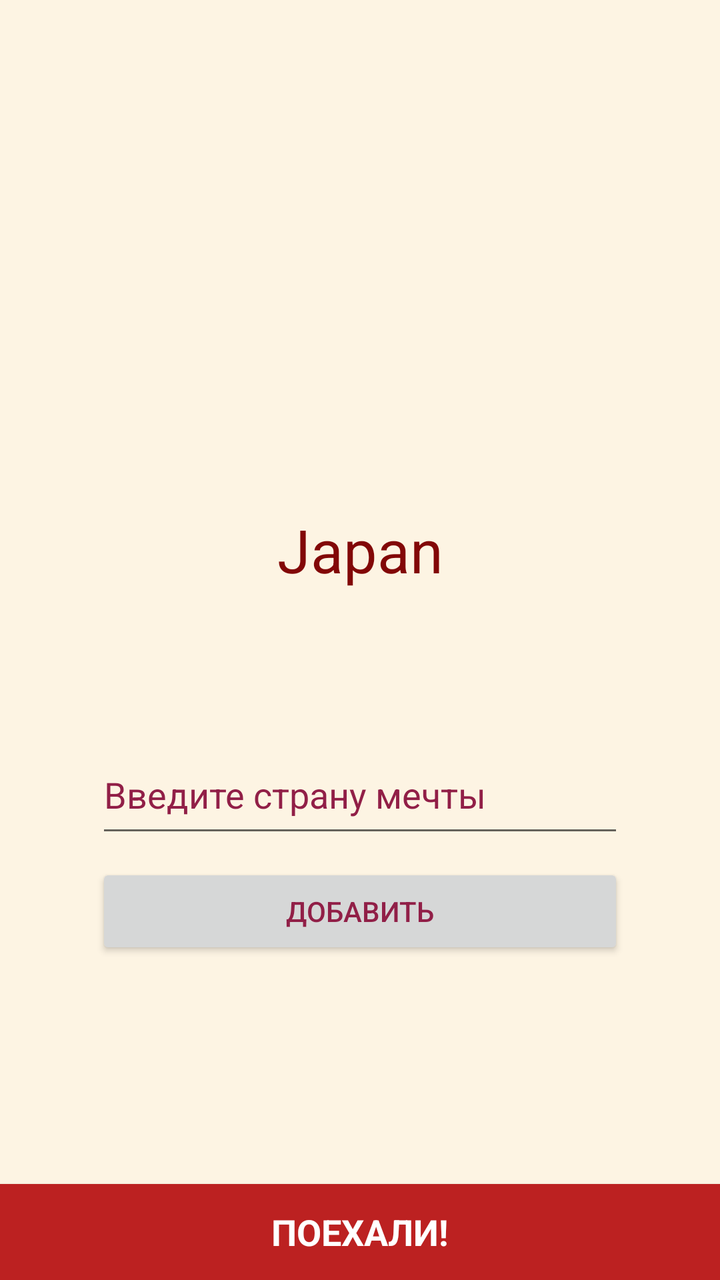
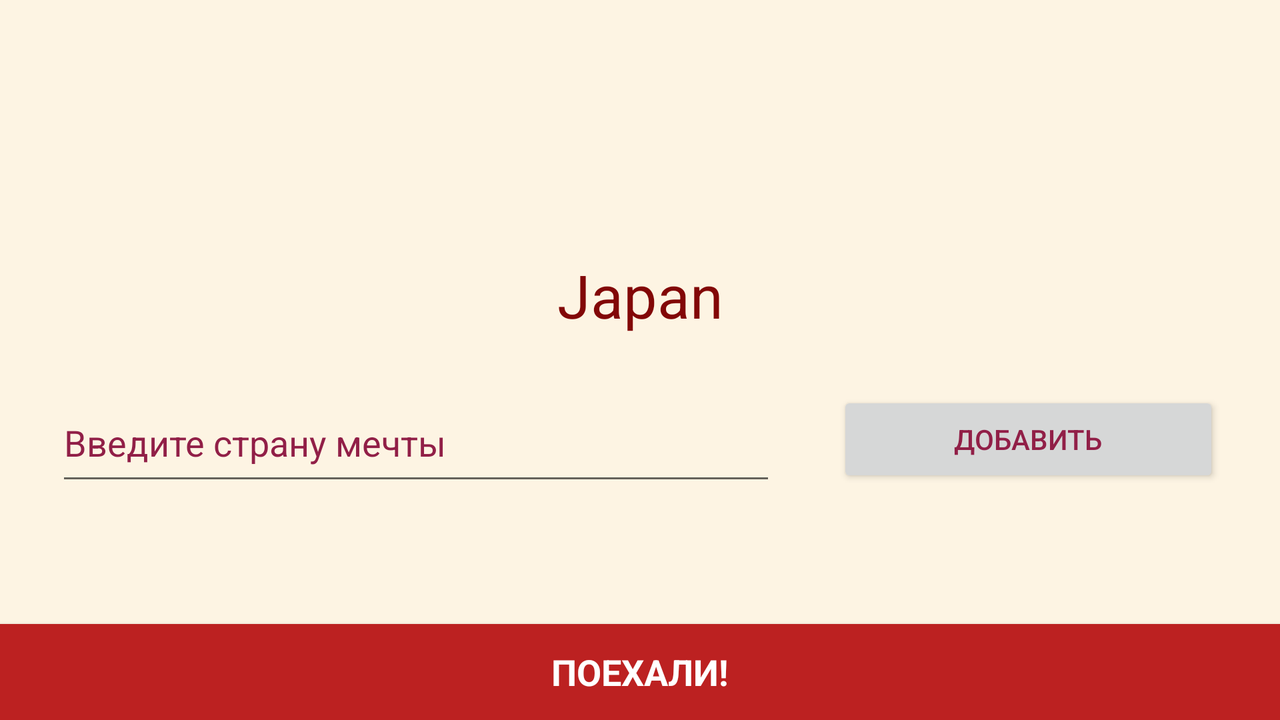

Compare how this app lays out the same screen by default and in its alternative resource folder. The renders come first, then the two layout files and the values they reference.
<!-- AndroidManifest.xml: application theme AppTheme -->
<!-- res/layout/activity_main.xml -->
<?xml version="1.0" encoding="utf-8"?>
<android.support.constraint.ConstraintLayout
    xmlns:android="http://schemas.android.com/apk/res/android"
    xmlns:app="http://schemas.android.com/apk/res-auto"
    xmlns:tools="http://schemas.android.com/tools"
    android:layout_width="match_parent"
    android:layout_height="match_parent"
    android:background="@color/peach"
    tools:context=".main.MainActivity">

    <ImageView
        android:id="@+id/noFoneAirImg"
        android:layout_width="162dp"
        android:layout_height="150dp"
        app:layout_constraintBottom_toBottomOf="parent"
        app:layout_constraintEnd_toEndOf="parent"
        app:layout_constraintStart_toStartOf="parent"
        app:layout_constraintTop_toTopOf="parent"
        app:layout_constraintVertical_bias="0.15"
        app:srcCompat="@drawable/ic_airplane" />

    <EditText
        android:id="@+id/enterCountryEdt"
        android:layout_width="match_parent"
        android:layout_height="56dp"
        android:layout_marginEnd="48dp"
        android:layout_marginStart="48dp"
        android:hint="Введите страну мечты"
        android:singleLine="true"
        android:textColor="@color/darkRed"
        android:imeOptions="actionDone"
        android:textColorHint="@color/darkRed"
        app:layout_constraintBottom_toBottomOf="parent"
        app:layout_constraintEnd_toEndOf="parent"
        app:layout_constraintStart_toStartOf="parent"
        app:layout_constraintTop_toBottomOf="@+id/noFoneAirImg"
        app:layout_constraintVertical_bias="0.4" />

    <Button
        android:id="@+id/addBtn"
        android:layout_width="0dp"
        android:layout_height="wrap_content"
        android:layout_marginEnd="48dp"
        android:layout_marginStart="48dp"
        android:layout_marginTop="8dp"
        android:text="Добавить"
        android:hint="Добавить в список стран"
        android:textColor="@color/darkRed"
        app:layout_constraintEnd_toEndOf="parent"
        app:layout_constraintStart_toStartOf="parent"
        app:layout_constraintTop_toBottomOf="@+id/enterCountryEdt" />

    <Button
        android:id="@+id/startBtn"
        style="@style/backgroundDarkerRed"
        android:layout_width="0dp"
        android:layout_height="wrap_content"
        android:text="Поехали!"
        android:textColor="@color/white"
        android:textSize="18sp"
        android:textStyle="bold"
        app:layout_constraintBottom_toBottomOf="parent"
        app:layout_constraintEnd_toEndOf="parent"
        app:layout_constraintStart_toStartOf="parent" />

    <TextView
        android:id="@+id/randomCountryTv"
        android:layout_width="wrap_content"
        android:layout_height="wrap_content"
        tools:text="Japan"
        android:textColor="@color/countryCol"
        android:textSize="30sp"
        app:layout_constraintBottom_toTopOf="@+id/enterCountryEdt"
        app:layout_constraintEnd_toEndOf="parent"
        app:layout_constraintStart_toStartOf="parent"
        app:layout_constraintTop_toBottomOf="@+id/noFoneAirImg"
        app:layout_constraintVertical_bias="0.3" />

    <TextView
        android:id="@+id/errorMoreTv"
        android:layout_width="0dp"
        android:layout_height="wrap_content"
        android:layout_marginEnd="8dp"
        android:layout_marginStart="8dp"
        android:text="Введите, пожалуйста, страну с меньшим количеством символов"
        android:textAllCaps="true"
        android:textColor="@color/red"
        android:visibility="invisible"
        app:layout_constraintBottom_toTopOf="@+id/enterCountryEdt"
        app:layout_constraintEnd_toEndOf="parent"
        app:layout_constraintStart_toStartOf="parent"
        app:layout_constraintTop_toBottomOf="@+id/randomCountryTv"
        app:layout_constraintVertical_bias="0.7" />

    <TextView
        android:id="@+id/errorNotEnoughTv"
        android:layout_width="match_parent"
        android:layout_height="wrap_content"
        android:layout_marginEnd="8dp"
        android:layout_marginStart="8dp"
        android:text="Сработала блокировка пустых строк, введите страну"
        android:textColor="@color/red"
        app:layout_constraintBottom_toTopOf="@+id/enterCountryEdt"
        app:layout_constraintEnd_toEndOf="parent"
        android:visibility="invisible"
        app:layout_constraintStart_toStartOf="parent"
        app:layout_constraintTop_toBottomOf="@+id/randomCountryTv"
        app:layout_constraintVertical_bias="0.7" />

    <TextView
        android:id="@+id/addedTv"
        android:layout_width="wrap_content"
        android:layout_height="wrap_content"
        android:layout_marginEnd="8dp"
        android:layout_marginStart="8dp"
        android:text="Страна успешно добавлена!"
        android:textColor="@color/red"
        app:layout_constraintBottom_toTopOf="@+id/enterCountryEdt"
        app:layout_constraintEnd_toEndOf="parent"
        android:visibility="invisible"
        app:layout_constraintStart_toStartOf="parent"
        app:layout_constraintTop_toBottomOf="@+id/randomCountryTv"
        app:layout_constraintVertical_bias="0.7" />

    <ImageView
        android:layout_width="40dp"
        android:layout_height="40dp"
        android:id="@+id/settingsImgV"
        app:layout_constraintEnd_toEndOf="parent"
        app:layout_constraintTop_toTopOf="parent"
        app:srcCompat="@drawable/settings"
        />

    <ImageButton
        android:layout_width="40dp"
        android:layout_height="40dp"
        android:id="@+id/settingsImgBtn"
        app:layout_constraintEnd_toEndOf="parent"
        app:layout_constraintTop_toTopOf="parent"
        android:background="@null"
        />

</android.support.constraint.ConstraintLayout>
<!-- resources referenced by this layout -->
<resources>
  <color name="countryCol">#820707</color>
  <color name="darkRed">#911f47</color>
  <color name="peach">#FDF4E3</color>
  <color name="red">#ff0000</color>
  <color name="white">#ffffff</color>
  <style name="backgroundDarkerRed" parent="TextAppearance.AppCompat">
          <item name="android:background">#bc2121</item>
      </style>
  <style name="AppTheme" parent="Theme.AppCompat.Light.DarkActionBar">
          
          <item name="colorPrimary">@color/colorPrimary</item>
          <item name="colorPrimaryDark">@color/colorPrimaryDark</item>
          <item name="colorAccent">@color/colorAccent</item>
      </style>
  <color name="colorPrimary">#bc2121</color>
  <color name="colorPrimaryDark">#a81a1a</color>
  <color name="colorAccent">#FF4081</color>
</resources>
<!-- res/layout-land/activity_main.xml (the repository's variant of the layout above) -->
<!-- drawn on the phone turned sideways -->
<?xml version="1.0" encoding="utf-8"?>
<android.support.constraint.ConstraintLayout
    xmlns:android="http://schemas.android.com/apk/res/android"
    xmlns:app="http://schemas.android.com/apk/res-auto"
    android:layout_width="match_parent"
    android:layout_height="match_parent"
    xmlns:tools="http://schemas.android.com/tools"
    android:background="@color/peach">

    <ImageView
        android:id="@+id/noFoneAirImg"
        android:layout_width="90dp"
        android:layout_height="90dp"
        app:layout_constraintBottom_toBottomOf="parent"
        app:layout_constraintEnd_toEndOf="parent"
        app:layout_constraintStart_toStartOf="parent"
        app:layout_constraintTop_toTopOf="parent"
        app:layout_constraintVertical_bias="0.100000024"
        app:srcCompat="@drawable/ic_airplane" />

    <TextView
        android:id="@+id/randomCountryTv"
        android:layout_width="wrap_content"
        android:layout_height="wrap_content"
        tools:text="Japan"
        android:textColor="@color/countryCol"
        android:textSize="30sp"
        app:layout_constraintBottom_toTopOf="@+id/enterCountryEdt"
        app:layout_constraintEnd_toEndOf="parent"
        app:layout_constraintStart_toStartOf="parent"
        app:layout_constraintTop_toBottomOf="@+id/noFoneAirImg"
        app:layout_constraintVertical_bias="0.3" />

    <EditText
        android:id="@+id/enterCountryEdt"
        android:layout_width="360dp"
        android:layout_height="56dp"
        android:hint="Введите страну мечты"
        android:singleLine="true"
        android:imeOptions="actionDone"
        android:textColor="@color/darkRed"
        android:textColorHint="@color/darkRed"
        app:layout_constraintBottom_toBottomOf="parent"
        app:layout_constraintEnd_toEndOf="parent"
        app:layout_constraintHorizontal_bias="0.1"
        app:layout_constraintStart_toStartOf="parent"
        app:layout_constraintTop_toBottomOf="@+id/noFoneAirImg"
        app:layout_constraintVertical_bias="0.4" />

    <Button
        android:id="@+id/addBtn"
        android:layout_width="wrap_content"
        android:layout_height="wrap_content"
        android:layout_marginBottom="8dp"
        android:layout_marginTop="8dp"
        android:hint="Добавить в список стран"
        android:text="Добавить"
        android:textColor="@color/darkRed"
        app:layout_constraintBottom_toBottomOf="@+id/enterCountryEdt"
        app:layout_constraintEnd_toEndOf="parent"
        app:layout_constraintStart_toEndOf="@+id/enterCountryEdt"
        app:layout_constraintTop_toTopOf="@+id/enterCountryEdt" />

    <Button
        android:id="@+id/startBtn"
        style="@style/backgroundDarkerRed"
        android:layout_width="match_parent"
        android:layout_height="wrap_content"
        android:text="Поехали!"
        android:textColor="@color/white"
        android:textSize="18sp"
        android:textStyle="bold"
        app:layout_constraintBottom_toBottomOf="parent" />

    <TextView
        android:id="@+id/errorMoreTv"
        android:layout_width="200dp"
        android:layout_height="wrap_content"
        android:layout_marginBottom="8dp"
        android:layout_marginEnd="8dp"
        android:layout_marginStart="8dp"
        android:layout_marginTop="8dp"
        android:text="Введите, пожалуйста, страну с меньшим количеством символов"
        android:textAllCaps="true"
        android:textColor="@color/red"
        android:visibility="invisible"
        app:layout_constraintBottom_toTopOf="@+id/randomCountryTv"
        app:layout_constraintEnd_toEndOf="parent"
        app:layout_constraintStart_toEndOf="@+id/noFoneAirImg"
        app:layout_constraintTop_toTopOf="@+id/noFoneAirImg"
        app:layout_constraintVertical_bias="1.0" />

    <TextView
        android:id="@+id/errorNotEnoughTv"
        android:layout_width="200dp"
        android:layout_height="wrap_content"
        android:layout_marginBottom="8dp"
        android:layout_marginEnd="8dp"
        android:layout_marginStart="8dp"
        android:layout_marginTop="8dp"
        android:text="Сработала блокировка пустых строк, введите страну"
        android:textColor="@color/red"
        android:visibility="invisible"
        app:layout_constraintBottom_toTopOf="@+id/randomCountryTv"
        app:layout_constraintEnd_toEndOf="parent"
        app:layout_constraintStart_toEndOf="@+id/noFoneAirImg"
        app:layout_constraintTop_toTopOf="@+id/noFoneAirImg"
        app:layout_constraintVertical_bias="1.0" />

    <TextView
        android:id="@+id/addedTv"
        android:layout_width="200dp"
        android:layout_height="wrap_content"
        android:layout_marginBottom="8dp"
        android:layout_marginEnd="8dp"
        android:layout_marginStart="8dp"
        android:layout_marginTop="8dp"
        android:text="Страна успешно добавлена!"
        android:textColor="@color/red"
        android:visibility="invisible"
        app:layout_constraintBottom_toTopOf="@+id/randomCountryTv"
        app:layout_constraintEnd_toEndOf="parent"
        app:layout_constraintStart_toEndOf="@+id/noFoneAirImg"
        app:layout_constraintTop_toTopOf="@+id/noFoneAirImg"
        app:layout_constraintVertical_bias="1.0" />

</android.support.constraint.ConstraintLayout>
